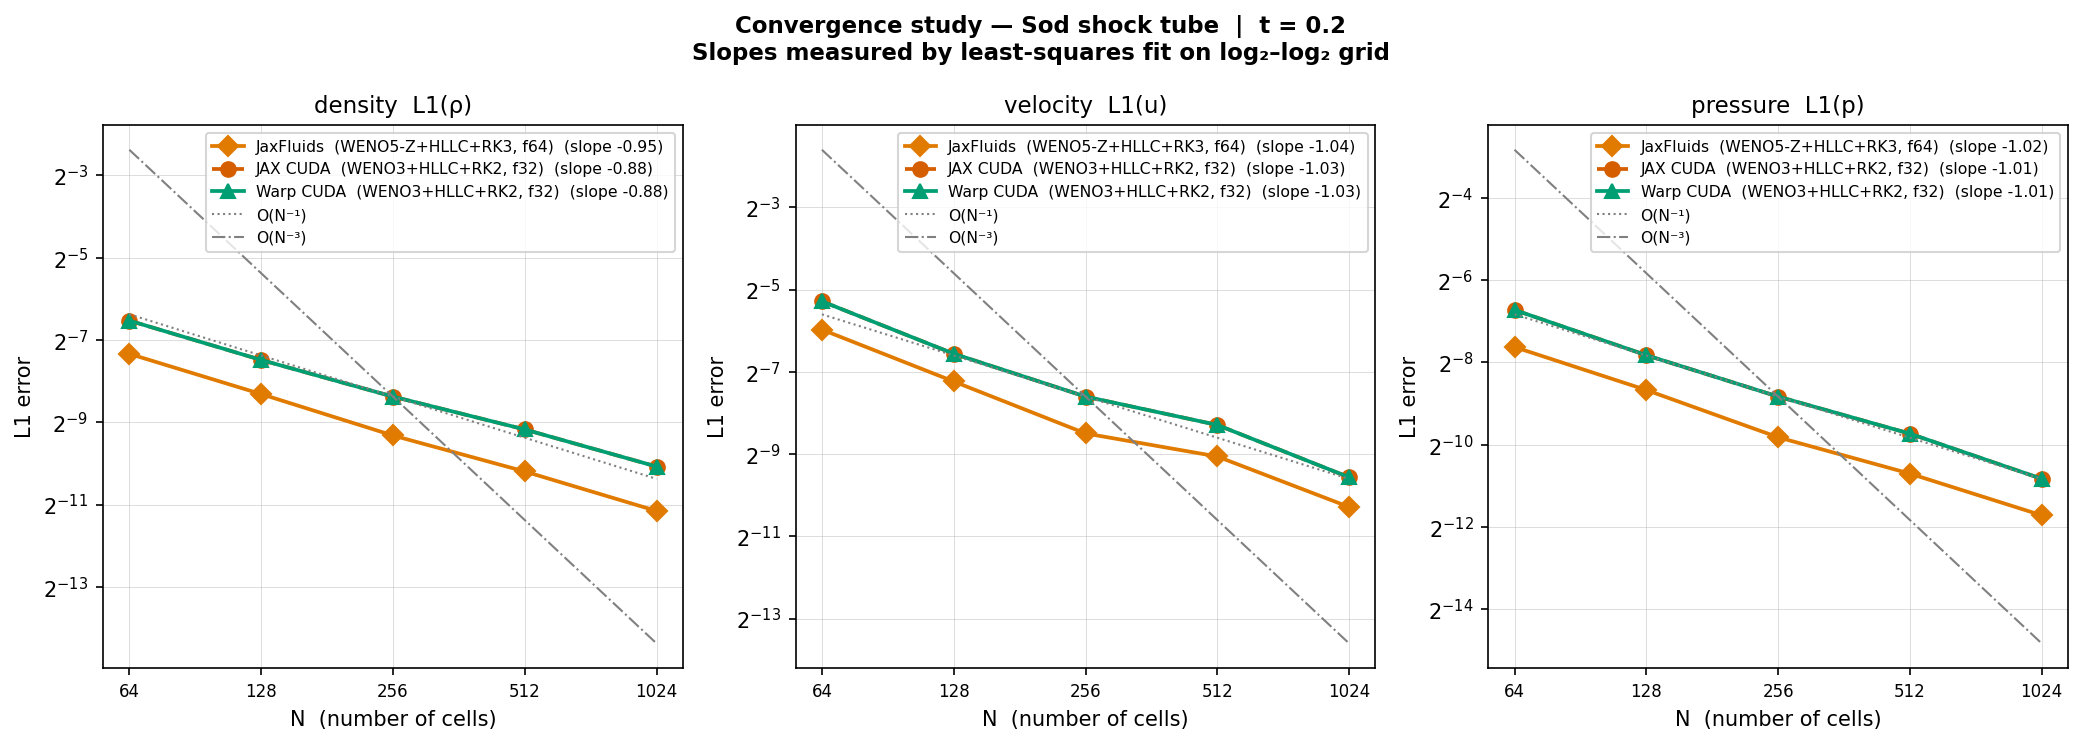

Source code (Python):
"""
Convergence study: JaxFluids vs Warp CUDA vs JAX CUDA — Sod shock tube.

Runs N = 64, 128, 256, 512, 1024 and measures L1 error vs exact Riemann.
Plots log-log convergence curves with least-squares slope (order of accuracy).

Run inside the Python 3.11 JaxFluids venv:
  source /root/venv-jf/bin/activate
  cd examples/warplabs_fluids
  python benchmarks/convergence_study.py
"""

import json, sys, tempfile, gc
from pathlib import Path

import numpy as np
import matplotlib
matplotlib.use("Agg")
import matplotlib.pyplot as plt

ROOT   = Path(__file__).parent.parent
JXF_EX = Path("/root/JAXFLUIDS/examples/examples_1D/02_sod_shock_tube")

sys.path.insert(0, str(ROOT))

from warplabs_fluids import WarpEuler1D, cons_to_prim, l1_error
from cases.sod import ic as sod_ic, exact as sod_exact
from benchmarks.jax_euler import JaxEuler1D

GRID_SIZES = [64, 128, 256, 512, 1024]
GAMMA      = 1.4
T_END      = 0.2
CFL        = 0.4


# ── JaxFluids runner ──────────────────────────────────────────────────────────

def _patch_case(case_tmpl, N, run_dir):
    case = json.loads(json.dumps(case_tmpl))
    case["domain"]["x"]["cells"] = N
    case["general"]["save_path"] = str(run_dir)
    case["general"]["save_dt"]   = 999.0
    p = run_dir / "case.json"
    p.write_text(json.dumps(case))
    return p


def run_jaxfluids(N, case_tmpl, num_path, base_tmp):
    from jaxfluids import InputManager, InitializationManager, SimulationManager
    import glob, h5py

    run_dir = base_tmp / f"jxf_N{N}"
    run_dir.mkdir(exist_ok=True)
    case_path = _patch_case(case_tmpl, N, run_dir)

    im   = InputManager(str(case_path), str(num_path))
    init = InitializationManager(im)
    sim  = SimulationManager(im)

    buf = init.initialization()
    sim.simulate(buf)   # JaxFluidsBuffers is a NamedTuple; final state in H5

    h5_files = sorted(glob.glob(str(run_dir / "sod" / "domain" / "data_*.h5")))
    h5_final = max(h5_files, key=lambda p: float(Path(p).stem.replace("data_", "")))
    with h5py.File(h5_final, "r") as f:
        rho = np.array(f["primitives/density"][0, 0, :])
        u   = np.array(f["primitives/velocity"][0, 0, :, 0])
        p_  = np.array(f["primitives/pressure"][0, 0, :])

    return rho, u, p_


# ── Warp CUDA runner ──────────────────────────────────────────────────────────

def run_warp(N):
    import warp as wp
    dx = 1.0 / N
    Q0, _ = sod_ic(N, GAMMA)
    solver = WarpEuler1D(N, dx, gamma=GAMMA, bc="outflow", device="cuda")
    solver.initialize(Q0)
    solver.run(T_END, CFL)
    wp.synchronize()
    rho, u, p = cons_to_prim(solver.state, GAMMA)
    del solver; gc.collect()
    return rho, u, p


# ── JAX CUDA runner ───────────────────────────────────────────────────────────

def run_jax(N):
    import jax
    dx = 1.0 / N
    Q0, _ = sod_ic(N, GAMMA)
    gpu = jax.devices("gpu")[0] if jax.devices("gpu") else jax.devices("cpu")[0]
    with jax.default_device(gpu):
        solver = JaxEuler1D(N, dx, gamma=GAMMA, bc="outflow")
        solver.initialize(Q0)
        solver.run(T_END, CFL)
        jax.block_until_ready(solver._Q)
        Q = np.asarray(solver._Q)
    rho, u, p = cons_to_prim(Q, GAMMA)
    del solver; gc.collect()
    return rho, u, p


# ── slope fit ─────────────────────────────────────────────────────────────────

def fit_slope(ns, errors):
    log_n = np.log2(ns)
    log_e = np.log2(errors)
    slope, _ = np.polyfit(log_n, log_e, 1)
    return slope


# ── main ──────────────────────────────────────────────────────────────────────

def main():
    import warp as wp
    wp.init()

    try:
        with open(JXF_EX / "sod.json")             as f: case_tmpl = json.load(f)
        with open(JXF_EX / "numerical_setup.json")  as f: ns_dict   = json.load(f)
        jxf_ok = True
        print(f"[info] JaxFluids templates loaded")
    except Exception as e:
        print(f"[warn] JaxFluids not available: {e}")
        jxf_ok = False

    base_tmp = Path(tempfile.mkdtemp(prefix="conv_study_"))
    if jxf_ok:
        num_path = base_tmp / "numerical_setup.json"
        num_path.write_text(json.dumps(ns_dict))

    solvers = {
        "JaxFluids\n(WENO5-Z+HLLC+RK3, f64)": {},
        "JAX CUDA\n(WENO3+HLLC+RK2, f32)":    {},
        "Warp CUDA\n(WENO3+HLLC+RK2, f32)":   {},
    }
    errs = {name: {"N": [], "rho": [], "u": [], "p": []} for name in solvers}

    for N in GRID_SIZES:
        dx = 1.0 / N
        _, x = sod_ic(N, GAMMA)
        rho_ex, u_ex, p_ex = sod_exact(T_END, x, GAMMA)
        print(f"\nN = {N}", flush=True)

        if jxf_ok:
            try:
                rho, u, p = run_jaxfluids(N, case_tmpl, num_path, base_tmp)
                name = "JaxFluids\n(WENO5-Z+HLLC+RK3, f64)"
                errs[name]["N"].append(N)
                errs[name]["rho"].append(l1_error(rho, rho_ex, dx))
                errs[name]["u"].append(l1_error(u,   u_ex,   dx))
                errs[name]["p"].append(l1_error(p,   p_ex,   dx))
                print(f"  JaxFluids  L1(rho)={errs[name]['rho'][-1]:.3e}", flush=True)
            except Exception as e:
                print(f"  JaxFluids  ERROR: {e}")

        try:
            rho, u, p = run_jax(N)
            name = "JAX CUDA\n(WENO3+HLLC+RK2, f32)"
            errs[name]["N"].append(N)
            errs[name]["rho"].append(l1_error(rho, rho_ex, dx))
            errs[name]["u"].append(l1_error(u,   u_ex,   dx))
            errs[name]["p"].append(l1_error(p,   p_ex,   dx))
            print(f"  JAX CUDA   L1(rho)={errs[name]['rho'][-1]:.3e}", flush=True)
        except Exception as e:
            print(f"  JAX CUDA   ERROR: {e}")

        try:
            rho, u, p = run_warp(N)
            name = "Warp CUDA\n(WENO3+HLLC+RK2, f32)"
            errs[name]["N"].append(N)
            errs[name]["rho"].append(l1_error(rho, rho_ex, dx))
            errs[name]["u"].append(l1_error(u,   u_ex,   dx))
            errs[name]["p"].append(l1_error(p,   p_ex,   dx))
            print(f"  Warp CUDA  L1(rho)={errs[name]['rho'][-1]:.3e}", flush=True)
        except Exception as e:
            print(f"  Warp CUDA  ERROR: {e}")

    # ── print table ───────────────────────────────────────────────────────────
    print("\n── L1(rho) convergence ──────────────────────────────────────────────")
    hdr = f"{'N':>6}" + "".join(f"  {n.split(chr(10))[0]:>28}" for n in solvers)
    print(hdr); print("-" * len(hdr))
    for N in GRID_SIZES:
        row = f"{N:>6}"
        for name, d in errs.items():
            if N in d["N"]:
                row += f"  {d['rho'][d['N'].index(N)]:>28.3e}"
            else:
                row += f"  {'--':>28}"
        print(row)

    print("\n── Measured convergence slopes (log2 L1 vs log2 N) ─────────────────")
    for name, d in errs.items():
        if len(d["N"]) >= 2:
            s_rho = fit_slope(d["N"], d["rho"])
            s_u   = fit_slope(d["N"], d["u"])
            s_p   = fit_slope(d["N"], d["p"])
            label = name.split("\n")[0]
            print(f"  {label:<28}  rho={s_rho:.2f}  u={s_u:.2f}  p={s_p:.2f}")

    # ── plot ──────────────────────────────────────────────────────────────────
    colors = {
        "JaxFluids\n(WENO5-Z+HLLC+RK3, f64)": "#e07b00",
        "JAX CUDA\n(WENO3+HLLC+RK2, f32)":    "#d55e00",
        "Warp CUDA\n(WENO3+HLLC+RK2, f32)":   "#009e73",
    }
    markers = {
        "JaxFluids\n(WENO5-Z+HLLC+RK3, f64)": "D",
        "JAX CUDA\n(WENO3+HLLC+RK2, f32)":    "o",
        "Warp CUDA\n(WENO3+HLLC+RK2, f32)":   "^",
    }
    lines = {
        "JaxFluids\n(WENO5-Z+HLLC+RK3, f64)": "-",
        "JAX CUDA\n(WENO3+HLLC+RK2, f32)":    "--",
        "Warp CUDA\n(WENO3+HLLC+RK2, f32)":   "-",
    }

    fig, axes = plt.subplots(1, 3, figsize=(14, 5))
    fig.suptitle(
        "Convergence study — Sod shock tube  |  t = 0.2\n"
        "Slopes measured by least-squares fit on log₂–log₂ grid",
        fontsize=11, fontweight="bold"
    )

    fields = ["rho", "u", "p"]
    titles = ["density  L1(ρ)", "velocity  L1(u)", "pressure  L1(p)"]

    for ax, field, title in zip(axes, fields, titles):
        for name, d in errs.items():
            if len(d["N"]) < 2:
                continue
            ns  = np.array(d["N"])
            es  = np.array(d[field])
            slope = fit_slope(ns, es)
            label = name.replace("\n", "  ") + f"  (slope {slope:.2f})"
            ax.plot(ns, es,
                    marker=markers[name], ls=lines[name],
                    color=colors[name], lw=1.8, ms=7, label=label)

        # reference lines
        n_ref = np.array([GRID_SIZES[0], GRID_SIZES[-1]], dtype=float)
        mid   = np.sqrt(n_ref[0] * n_ref[-1])
        # anchor at midpoint of Warp CUDA curve if available
        warp_d = errs["Warp CUDA\n(WENO3+HLLC+RK2, f32)"]
        if len(warp_d["N"]) >= 2:
            e_mid = np.interp(mid, warp_d["N"], warp_d[field])
            for order, ls, lbl in [(1, ":", "O(N⁻¹)"), (3, "-.", "O(N⁻³)")]:
                ref = e_mid * (n_ref / mid) ** (-order)
                ax.plot(n_ref, ref, ls=ls, color="gray", lw=1.0, label=lbl)

        ax.set_xscale("log", base=2)
        ax.set_yscale("log", base=2)
        ax.set_xlabel("N  (number of cells)", fontsize=10)
        ax.set_ylabel("L1 error", fontsize=10)
        ax.set_title(title, fontsize=11)
        ax.set_xticks(GRID_SIZES)
        ax.set_xticklabels([str(n) for n in GRID_SIZES], fontsize=8)
        ax.legend(fontsize=7.5, loc="upper right")
        ax.grid(True, which="both", lw=0.4, alpha=0.5)

    plt.tight_layout()
    out = ROOT / "benchmarks" / "convergence_study.png"
    fig.savefig(out, dpi=150, bbox_inches="tight")
    plt.close(fig)
    print(f"\nSaved -> {out}")


if __name__ == "__main__":
    main()
